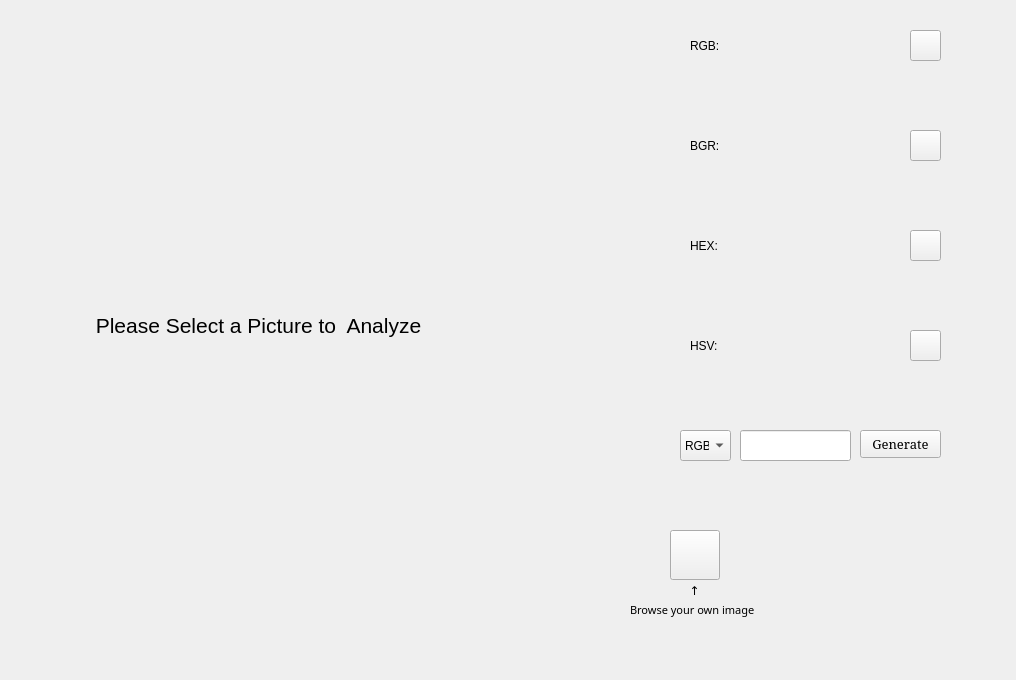
<?xml version="1.0" encoding="UTF-8"?>
<ui version="4.0">
 <class>Form</class>
 <widget class="QWidget" name="Form">
  <property name="geometry">
   <rect>
    <x>0</x>
    <y>0</y>
    <width>1016</width>
    <height>680</height>
   </rect>
  </property>
  <property name="windowTitle">
   <string>Form</string>
  </property>
  <widget class="QWidget" name="Frame" native="true">
   <property name="geometry">
    <rect>
     <x>0</x>
     <y>0</y>
     <width>1021</width>
     <height>681</height>
    </rect>
   </property>
   <widget class="QWidget" name="RgbWidget" native="true">
    <property name="geometry">
     <rect>
      <x>660</x>
      <y>20</y>
      <width>291</width>
      <height>51</height>
     </rect>
    </property>
    <widget class="QLabel" name="RgbLabel">
     <property name="geometry">
      <rect>
       <x>100</x>
       <y>10</y>
       <width>141</width>
       <height>31</height>
      </rect>
     </property>
     <property name="text">
      <string/>
     </property>
    </widget>
    <widget class="QWidget" name="rgbCopyWidget" native="true">
     <property name="geometry">
      <rect>
       <x>250</x>
       <y>10</y>
       <width>31</width>
       <height>31</height>
      </rect>
     </property>
     <widget class="QPushButton" name="rgbCopy">
      <property name="geometry">
       <rect>
        <x>0</x>
        <y>0</y>
        <width>31</width>
        <height>31</height>
       </rect>
      </property>
      <property name="styleSheet">
       <string notr="true">QPusButton:pressed{
background-color : rgb(81, 161, 0);
}</string>
      </property>
      <property name="text">
       <string/>
      </property>
      <property name="icon">
       <iconset>
        <normaloff>copyIcon.png</normaloff>copyIcon.png</iconset>
      </property>
     </widget>
    </widget>
    <widget class="QLabel" name="label1">
     <property name="geometry">
      <rect>
       <x>30</x>
       <y>10</y>
       <width>31</width>
       <height>31</height>
      </rect>
     </property>
     <property name="text">
      <string>RGB:</string>
     </property>
    </widget>
   </widget>
   <widget class="QWidget" name="BgrWidget" native="true">
    <property name="geometry">
     <rect>
      <x>660</x>
      <y>120</y>
      <width>291</width>
      <height>51</height>
     </rect>
    </property>
    <widget class="QLabel" name="BgrLabel">
     <property name="geometry">
      <rect>
       <x>100</x>
       <y>10</y>
       <width>141</width>
       <height>31</height>
      </rect>
     </property>
     <property name="text">
      <string/>
     </property>
    </widget>
    <widget class="QWidget" name="bgrCopyWidget" native="true">
     <property name="geometry">
      <rect>
       <x>250</x>
       <y>10</y>
       <width>31</width>
       <height>31</height>
      </rect>
     </property>
     <widget class="QPushButton" name="bgrCopy">
      <property name="geometry">
       <rect>
        <x>0</x>
        <y>0</y>
        <width>31</width>
        <height>31</height>
       </rect>
      </property>
      <property name="text">
       <string/>
      </property>
      <property name="icon">
       <iconset>
        <normaloff>copyIcon.png</normaloff>copyIcon.png</iconset>
      </property>
     </widget>
    </widget>
    <widget class="QLabel" name="label2">
     <property name="geometry">
      <rect>
       <x>30</x>
       <y>10</y>
       <width>31</width>
       <height>31</height>
      </rect>
     </property>
     <property name="text">
      <string>BGR:</string>
     </property>
    </widget>
   </widget>
   <widget class="QWidget" name="HexWidget" native="true">
    <property name="geometry">
     <rect>
      <x>660</x>
      <y>220</y>
      <width>291</width>
      <height>51</height>
     </rect>
    </property>
    <widget class="QLabel" name="HexLabel">
     <property name="geometry">
      <rect>
       <x>100</x>
       <y>10</y>
       <width>141</width>
       <height>31</height>
      </rect>
     </property>
     <property name="text">
      <string/>
     </property>
    </widget>
    <widget class="QWidget" name="hexCopyWidget" native="true">
     <property name="geometry">
      <rect>
       <x>250</x>
       <y>10</y>
       <width>31</width>
       <height>31</height>
      </rect>
     </property>
     <widget class="QPushButton" name="hexCopy">
      <property name="geometry">
       <rect>
        <x>0</x>
        <y>0</y>
        <width>31</width>
        <height>31</height>
       </rect>
      </property>
      <property name="text">
       <string/>
      </property>
      <property name="icon">
       <iconset>
        <normaloff>copyIcon.png</normaloff>copyIcon.png</iconset>
      </property>
     </widget>
    </widget>
    <widget class="QLabel" name="label3">
     <property name="geometry">
      <rect>
       <x>30</x>
       <y>10</y>
       <width>31</width>
       <height>31</height>
      </rect>
     </property>
     <property name="text">
      <string>HEX:</string>
     </property>
    </widget>
   </widget>
   <widget class="QWidget" name="generateFrame" native="true">
    <property name="geometry">
     <rect>
      <x>660</x>
      <y>420</y>
      <width>291</width>
      <height>51</height>
     </rect>
    </property>
    <widget class="QWidget" name="generateButtonWidget" native="true">
     <property name="geometry">
      <rect>
       <x>200</x>
       <y>10</y>
       <width>81</width>
       <height>31</height>
      </rect>
     </property>
     <widget class="QPushButton" name="generateButton">
      <property name="geometry">
       <rect>
        <x>0</x>
        <y>0</y>
        <width>81</width>
        <height>28</height>
       </rect>
      </property>
      <property name="font">
       <font>
        <family>Constantia</family>
        <pointsize>10</pointsize>
       </font>
      </property>
      <property name="text">
       <string>Generate</string>
      </property>
     </widget>
    </widget>
    <widget class="QWidget" name="generateLineWidget" native="true">
     <property name="geometry">
      <rect>
       <x>20</x>
       <y>10</y>
       <width>171</width>
       <height>31</height>
      </rect>
     </property>
     <widget class="QLineEdit" name="generateLine">
      <property name="geometry">
       <rect>
        <x>60</x>
        <y>0</y>
        <width>111</width>
        <height>31</height>
       </rect>
      </property>
      <property name="font">
       <font>
        <pointsize>10</pointsize>
       </font>
      </property>
      <property name="text">
       <string/>
      </property>
     </widget>
    </widget>
    <widget class="QComboBox" name="colorComboBox">
     <property name="geometry">
      <rect>
       <x>20</x>
       <y>10</y>
       <width>51</width>
       <height>31</height>
      </rect>
     </property>
     <item>
      <property name="text">
       <string>RGB</string>
      </property>
     </item>
     <item>
      <property name="text">
       <string>BGR</string>
      </property>
     </item>
     <item>
      <property name="text">
       <string>HEX</string>
      </property>
     </item>
     <item>
      <property name="text">
       <string>HSV</string>
      </property>
     </item>
    </widget>
   </widget>
   <widget class="QWidget" name="PictureWidget" native="true">
    <property name="geometry">
     <rect>
      <x>20</x>
      <y>20</y>
      <width>600</width>
      <height>600</height>
     </rect>
    </property>
    <widget class="QLabel" name="PictureLabel">
     <property name="geometry">
      <rect>
       <x>0</x>
       <y>0</y>
       <width>600</width>
       <height>611</height>
      </rect>
     </property>
     <property name="font">
      <font>
       <pointsize>16</pointsize>
      </font>
     </property>
     <property name="layoutDirection">
      <enum>Qt::LeftToRight</enum>
     </property>
     <property name="styleSheet">
      <string notr="true"/>
     </property>
     <property name="text">
      <string>             Please Select a Picture to  Analyze</string>
     </property>
     <property name="alignment">
      <set>Qt::AlignJustify|Qt::AlignVCenter</set>
     </property>
    </widget>
   </widget>
   <widget class="QWidget" name="fileBrowserWidget" native="true">
    <property name="geometry">
     <rect>
      <x>670</x>
      <y>530</y>
      <width>50</width>
      <height>50</height>
     </rect>
    </property>
    <widget class="QPushButton" name="fileBrowserButton">
     <property name="geometry">
      <rect>
       <x>0</x>
       <y>0</y>
       <width>50</width>
       <height>50</height>
      </rect>
     </property>
     <property name="text">
      <string/>
     </property>
     <property name="icon">
      <iconset>
       <normaloff>fileBrowserIcon.png</normaloff>fileBrowserIcon.png</iconset>
     </property>
     <property name="iconSize">
      <size>
       <width>50</width>
       <height>50</height>
      </size>
     </property>
    </widget>
   </widget>
   <widget class="QWidget" name="colorPaletteWidget" native="true">
    <property name="geometry">
     <rect>
      <x>810</x>
      <y>550</y>
      <width>141</width>
      <height>81</height>
     </rect>
    </property>
   </widget>
   <widget class="QWidget" name="HsvWidget" native="true">
    <property name="geometry">
     <rect>
      <x>660</x>
      <y>320</y>
      <width>291</width>
      <height>51</height>
     </rect>
    </property>
    <widget class="QLabel" name="HsvLabel">
     <property name="geometry">
      <rect>
       <x>100</x>
       <y>10</y>
       <width>141</width>
       <height>31</height>
      </rect>
     </property>
     <property name="text">
      <string/>
     </property>
    </widget>
    <widget class="QWidget" name="hsvCopyWidget" native="true">
     <property name="geometry">
      <rect>
       <x>250</x>
       <y>10</y>
       <width>31</width>
       <height>31</height>
      </rect>
     </property>
     <widget class="QPushButton" name="hsvCopy">
      <property name="geometry">
       <rect>
        <x>0</x>
        <y>0</y>
        <width>31</width>
        <height>31</height>
       </rect>
      </property>
      <property name="text">
       <string/>
      </property>
      <property name="icon">
       <iconset>
        <normaloff>copyIcon.png</normaloff>copyIcon.png</iconset>
      </property>
     </widget>
    </widget>
    <widget class="QLabel" name="label4">
     <property name="geometry">
      <rect>
       <x>30</x>
       <y>10</y>
       <width>31</width>
       <height>31</height>
      </rect>
     </property>
     <property name="text">
      <string>HSV:</string>
     </property>
    </widget>
   </widget>
   <widget class="QWidget" name="mouseCurrentWidget" native="true">
    <property name="geometry">
     <rect>
      <x>810</x>
      <y>490</y>
      <width>141</width>
      <height>51</height>
     </rect>
    </property>
   </widget>
   <widget class="QLabel" name="label">
    <property name="geometry">
     <rect>
      <x>680</x>
      <y>580</y>
      <width>20</width>
      <height>20</height>
     </rect>
    </property>
    <property name="font">
     <font>
      <family>Arial Rounded MT Bold</family>
      <pointsize>9</pointsize>
     </font>
    </property>
    <property name="text">
     <string>   ↑</string>
    </property>
   </widget>
   <widget class="QLabel" name="label_2">
    <property name="geometry">
     <rect>
      <x>630</x>
      <y>600</y>
      <width>161</width>
      <height>20</height>
     </rect>
    </property>
    <property name="font">
     <font>
      <family>Arial Rounded MT Bold</family>
      <pointsize>8</pointsize>
     </font>
    </property>
    <property name="text">
     <string>Browse your own image</string>
    </property>
   </widget>
  </widget>
 </widget>
 <resources/>
 <connections/>
</ui>
